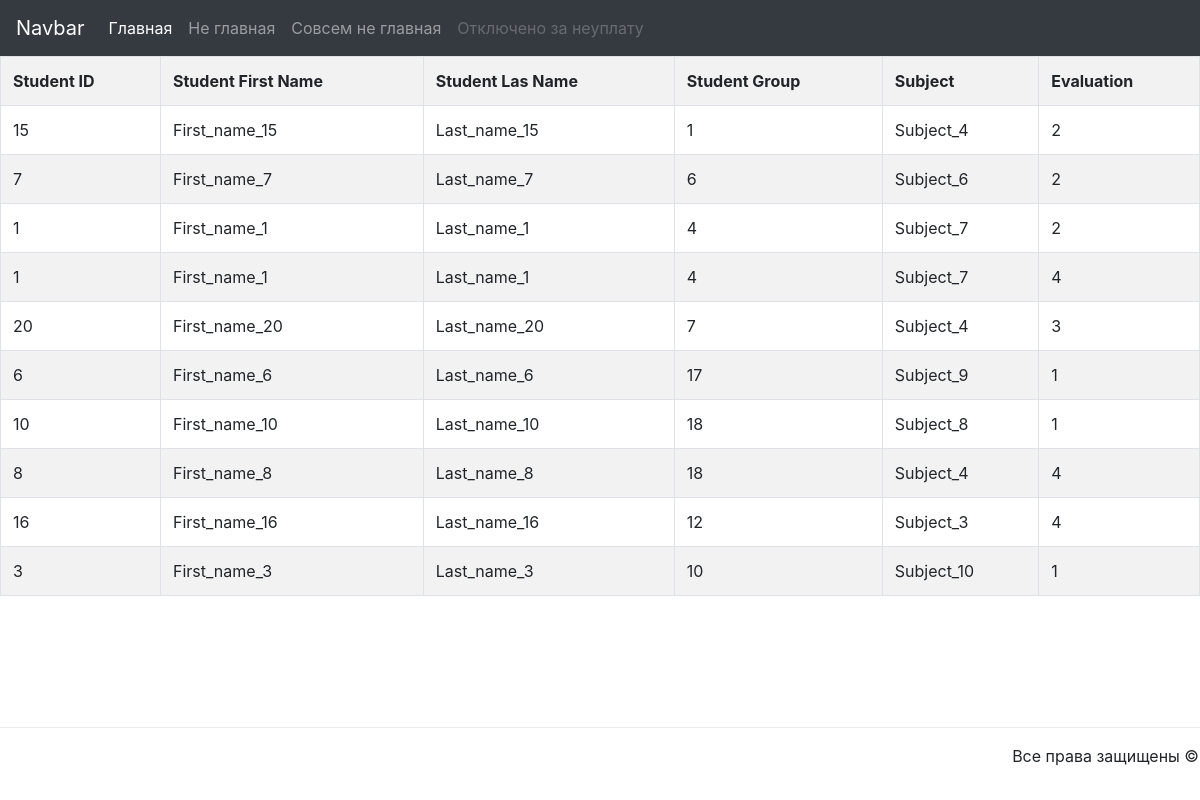
Page /result/ on the committed database.
### seminar3/task1/models.py (models this page shows, shortened)
class Evaluation(db.Model):
    id = db.Column(db.Integer, primary_key=True)
    eval = db.Column(db.Integer, nullable=False)
    subject = db.Column(db.String(30), nullable=False)
    student_id = db.Column(db.Integer, db.ForeignKey('student.id'), nullable=False)

class Student(db.Model):
    id = db.Column(db.Integer, primary_key=True)
    first_name = db.Column(db.String(30), nullable=False)
    last_name = db.Column(db.String(30), nullable=False)
    group = db.Column(db.Integer, nullable=False)
    email = db.Column(db.String(120), unique=True, nullable=False)
    evaluation = db.relationship('Evaluation', backref='student', lazy=True)

### seminar3/task1/app.py (the view)
@app.route('/result/')
def result():
    context = Evaluation.query.all()
    return render_template('result.html', students=context)

### seminar3/task1/templates/result.html (shortened to what this page needs)
{% extends 'base.html' %}
{% block container %}
    {% if students %}
        <table class="table table-hover table-bordered table-striped">
            <tr>
                <td><b>Student ID</b></td>
                <td><b>Student First Name</b></td>
                <td><b>Student Las Name</b></td>
                <td><b>Student Group</b></td>
                <td><b>Subject</b></td>
                <td><b>Evaluation</b></td>
            </tr>
            {% for evaluation in students %}
                <tr>
                    <td>{{ evaluation.student.id }}</td>
                    <td>{{ evaluation.student.first_name }}</td>
                    <td>{{ evaluation.student.last_name }}</td>
                    <td>{{ evaluation.student.group }}</td>
                    <td>{{ evaluation.subject }}</td>
                    <td>{{ evaluation.eval }}</td>
                </tr>
            {% endfor %}
        </table>
    {% else %}
        <h1>Данных нет</h1>
    {% endif %}
{% endblock %}

### seminar3/task1/templates/base.html (shortened to what this page needs)
<!DOCTYPE html>
<html lang="ru">
<head>
    <link rel="stylesheet" href="https://maxcdn.bootstrapcdn.com/bootstrap/4.0.0/css/bootstrap.min.css"
>
</head>
<body>
<nav class="navbar navbar-expand-lg navbar-dark bg-dark">
    <a class="navbar-brand" href="#">Navbar</a>
    <div class="collapse navbar-collapse" id="navbarNavAltMarkup">
        <div class="navbar-nav">
            <a class="nav-item nav-link active" href="/">Главная <span class="sr-only">(current)</span></a>
            <a class="nav-item nav-link" href="/result/">Не главная</a>
            <a class="nav-item nav-link" href="#">Совсем не главная</a>
            <a class="nav-item nav-link disabled" href="#">Отключено за неуплату</a>
        </div>
    </div>
</nav>
{% block container %}{% endblock %}
<div class="row fixed-bottom modal-footer">
    <p>Все права защищены &copy;</p>
</div>
</body>
</html>

### rows in the picture
Evaluation: student.id "15", student.first_name "First_name_15", student.last_name "Last_name_15", student.group "1", subject "Subject_4", eval "2"
Evaluation: student.id "7", student.first_name "First_name_7", student.last_name "Last_name_7", student.group "6", subject "Subject_6", eval "2"
Evaluation: student.id "1", student.first_name "First_name_1", student.last_name "Last_name_1", student.group "4", subject "Subject_7", eval "2"
Evaluation: student.id "1", student.first_name "First_name_1", student.last_name "Last_name_1", student.group "4", subject "Subject_7", eval "4"
Evaluation: student.id "20", student.first_name "First_name_20", student.last_name "Last_name_20", student.group "7", subject "Subject_4", eval "3"
Evaluation: student.id "6", student.first_name "First_name_6", student.last_name "Last_name_6", student.group "17", subject "Subject_9", eval "1"
Evaluation: student.id "10", student.first_name "First_name_10", student.last_name "Last_name_10", student.group "18", subject "Subject_8", eval "1"
Evaluation: student.id "8", student.first_name "First_name_8", student.last_name "Last_name_8", student.group "18", subject "Subject_4", eval "4"
Evaluation: student.id "16", student.first_name "First_name_16", student.last_name "Last_name_16", student.group "12", subject "Subject_3", eval "4"
Evaluation: student.id "3", student.first_name "First_name_3", student.last_name "Last_name_3", student.group "10", subject "Subject_10", eval "1"
